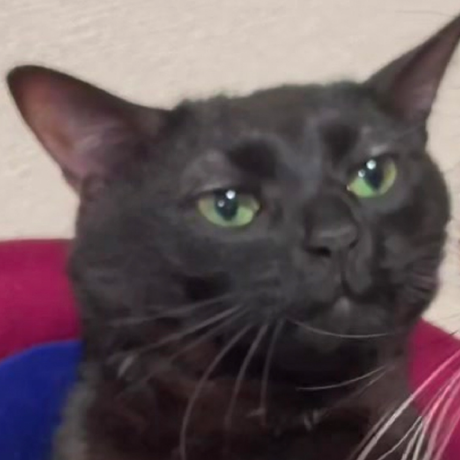
#> input picture Filtering/images/img.png, 460 x 460 px
$ python median_filter.py
#> lines starting #> are read from the running program, lines starting #| are printed output that depends on the picture; after the words box and inside, x2 and y2 are one past the last pixel; in counts of white or black regions, pixels touching at a corner belong together
import random
import cv2

src = cv2.imread("images/img.png", cv2.IMREAD_GRAYSCALE)
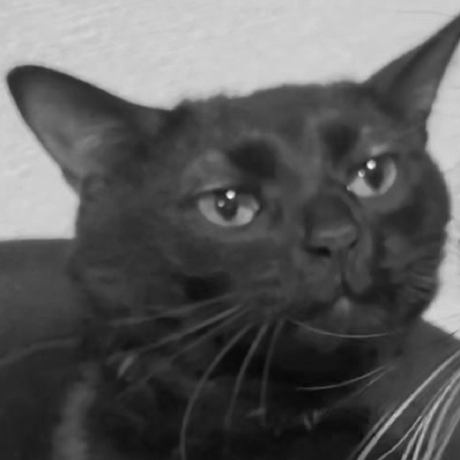
#> src: shape (460, 460); min 6, max 247, mean 90.7
if src is None:
    print("Image load failed")
    exit()

# salt & pepper noise 추가
for i in range(0, int(src.size / 10)):
    x = random.randint(0, src.shape[1] - 1)
    y = random.randint(0, src.shape[0] - 1)
    src[x, y] = (i % 2) * 255 # 0 또는 255로 노이즈 추가
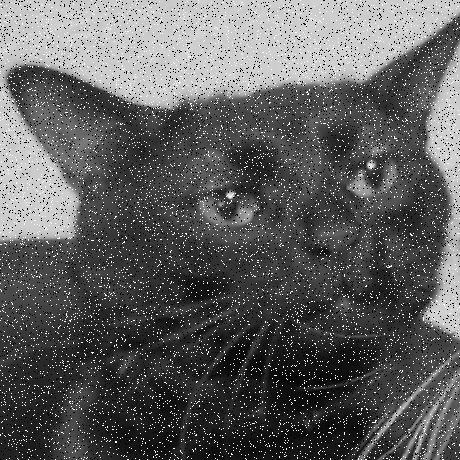
#> src: shape (460, 460); 9.52% of pixels changed, all inside (x1, y1, x2, y2) = (0, 0, 460, 460)

dst1 = cv2.GaussianBlur(src, (0, 0), 1)
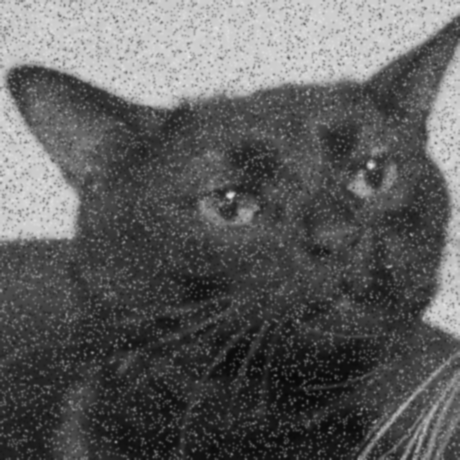
#> dst1: shape (460, 460); min 7, max 228, mean 94.2
dst2 = cv2.medianBlur(src, 3)

cv2.imshow('src', src)
cv2.imshow('dst1', dst1)
cv2.imshow('dst2', dst2)
cv2.waitKey()
cv2.destroyAllWindows()
